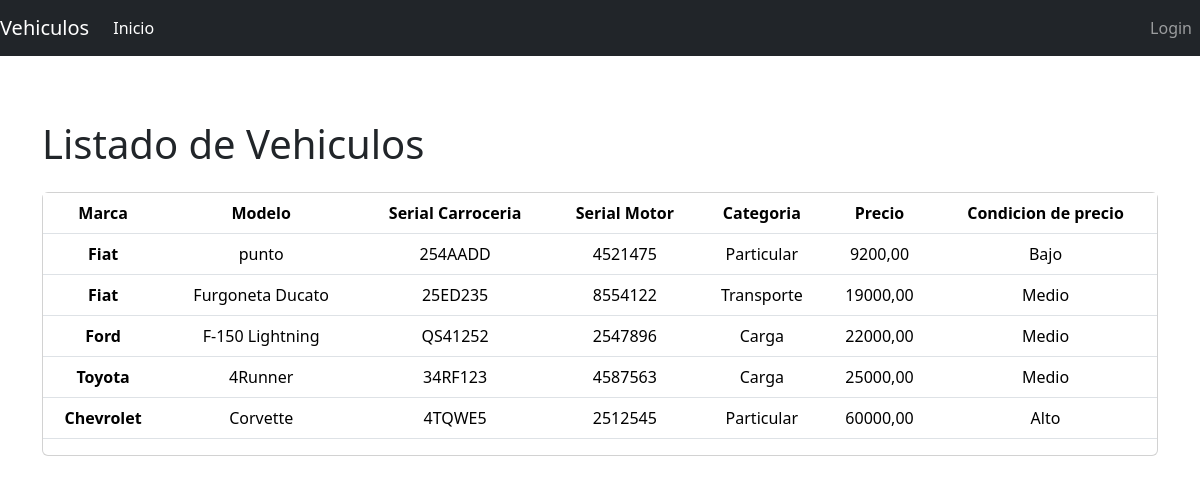
The page /vehiculo/listar/ on the database its author committed.
### vehiculo/models.py (models this page shows, shortened)
class vehiculo(models.Model):
    MARCAS = (
        ('Fiat', 'Fiat'),
        ('Chevrolet', 'Chevrolet'),
        ('Ford', 'Ford'),
        ('Toyota', 'Toyota'),
    )
    CATEGORIAS = (
        ('Particular', 'Particular'),
        ('Transporte', 'Transporte'),
        ('Carga', 'Carga'),
    )
    marca = models.CharField(max_length=20, choices=MARCAS, default='Ford')
    modelo = models.CharField(max_length=100)
    serial_carroceria = models.CharField(max_length=50)
    serial_motor = models.CharField(max_length=50)
    categoria = models.CharField(max_length=20, choices=CATEGORIAS, default='Particular')
    precio = models.DecimalField(max_digits=10, decimal_places=2)
    fecha_creacion = models.DateTimeField(auto_now_add=True)
    fecha_modificacion = models.DateTimeField(auto_now=True)
    class Meta:
        permissions = [
            ("visualizar_catalogo", "Puede visualizar el catálogo de vehículos"),
            ("add_vehiculomodel", "Puede agregar un vehículo"),
        ]

### vehiculo/views.py (the view)
# urls.py: path('listar/', listar_vehiculo, name='listar_vehiculo'),
def listar_vehiculo(request):
    vehiculos = vehiculo.objects.all()
    context = {'lista_vehiculos': vehiculos}
    return render (request, 'lista.html', context)

### templates/lista.html (shortened to what this page needs)
{% include 'base.html' %}
{% load static %}
{% load bootstrap5 %}
{% bootstrap_css %}
{% load static %}
{% block content %}
<body>
<div class="container py-5" id="vehiculo-list">
<div class="title py-3">
<h1>Listado de Vehiculos</h1>
</div>
<div class="card" id="card list">
<table class="table table-hover text-center  table-responsive-sm" >
<thead>
    <tr>
<th>Marca</th>
<th>Modelo</th>
<th>Serial Carroceria</th>
<th>Serial Motor</th>
<th>Categoria</th>
<th>Precio</th>
<th>Condicion de precio</th>
</tr>
</thead>
{% if lista_vehiculos %}
{% for item in lista_vehiculos%}
<tbody>
<tr>
<th>{{item.marca}}</th>
<td>{{item.modelo}}</td>
<td>{{item.serial_carroceria}}</td>
<td>{{item.serial_motor}}</td>
<td>{{item.categoria}}</td>
<td>{{item.precio}}</td>
<td>
    {% if item.precio > 30000 %}
        Alto
    {% elif item.precio > 10000 and item.precio <= 30000 %}
        Medio
    {% elif item.precio <= 10000 %}
        Bajo
    {% else %}
        Valor inválido
    {% endif %}
</td>
</tr>
</tbody>
{% endfor %}
{% else %}
<h1>No tengo información de Vehículos</h1>
{% endif %}
</table>
</div>
</div></body>
{% endblock %}

### templates/base.html (shortened to what this page needs)
<!DOCTYPE html>
<html lang="en">
<head>
    {% load bootstrap5 %}
    {% bootstrap_css %}
</head>
<body>
    {% block nav %}
    {% include 'menu.html' %}
    {% endblock nav %}
</body>
</html>

### templates/menu.html (shortened to what this page needs)
{% block nav %}
{% load bootstrap5 %}
{% bootstrap_css %}
{% load static %}
<nav class="navbar navbar-expand-lg navbar-dark bg-dark">
  <a class="navbar-brand" href="#">Vehiculos</a>
  <div class="collapse navbar-collapse" id="navbarNavAltMarkup">
    <div class="navbar-nav">
      <a class="nav-item nav-link active" href="http://localhost:8000/">Inicio</a>
    </div>
  </div>
<ul class="navbar-nav mr-auto">
    {% if user.is_authenticated %}
    <li class="nav-item">
      <a class="nav-link" href="/vehiculo/logout">Salir</a>
    </li>
    <li class="nav-item">
      <a class="nav-link" href="#">Hola, {{user.username}}</a>
    </li>
    {% else %}
    <li class="nav-item">
      <a class="nav-link" href="/vehiculo/login">Login</a>
    </li>
    {% endif %}
  </ul>
</nav>
{% endblock %}

### rows shown on the page
vehiculo: marca "Fiat", modelo "punto", serial_carroceria "254AADD", serial_motor "4521475", categoria "Particular", precio "9200,00", shows "Bajo"
vehiculo: marca "Fiat", modelo "Furgoneta Ducato", serial_carroceria "25ED235", serial_motor "8554122", categoria "Transporte", precio "19000,00", shows "Medio"
vehiculo: marca "Ford", modelo "F-150 Lightning", serial_carroceria "QS41252", serial_motor "2547896", categoria "Carga", precio "22000,00", shows "Medio"
vehiculo: marca "Toyota", modelo "4Runner", serial_carroceria "34RF123", serial_motor "4587563", categoria "Carga", precio "25000,00", shows "Medio"
vehiculo: marca "Chevrolet", modelo "Corvette", serial_carroceria "4TQWE5", serial_motor "2512545", categoria "Particular", precio "60000,00", shows "Alto"
